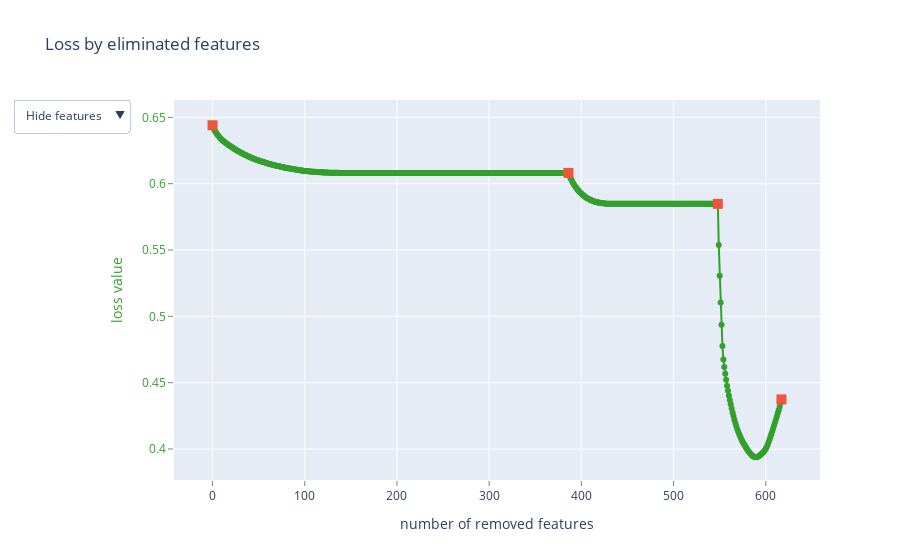

Write notebook code for a chart like this one.
### Code cell
colors = ['lightgreen' if v == 1 else 'pink' for v in y_tr]

assembled_pred = np.zeros(46)

for df in dfs:
    grand_X = list()
    grand_y = list()
    X, y = (df.drop(['is_good', 'stru_label'], axis=1), df['is_good'])
    X_scaled = scaler.fit_transform(X)
    grand_X.append(X_scaled)
    y = y.astype(int)
    grand_y.append(y)
    X_tr = list()
    y_tr = list()
    X_te = list()
    y_te = list()
    for X_scaled, y in zip(grand_X, grand_y):
        X_train, X_test, y_train, y_test = train_test_split(X_scaled, y, test_size=0.4, random_state=45)
        X_tr.extend(X_train)
        X_te.extend(X_test)
        y_tr.extend(y_train)
        y_te.extend(y_test)
    print(len(X_tr), len(X_te))
    model = CatBoostClassifier(eval_metric='AUC', verbose = False)
    feature_names = ['F{}'.format(i) for i in range(np.array(X_tr).shape[1])]
    test_pool = Pool(np.array(X_te), y_te, feature_names=feature_names)
    summary = model.select_features(
    X = X_tr,
    y=y_tr,
    eval_set=test_pool,
    features_for_select=np.arange(len(X_tr[0])),
    num_features_to_select=50,
    steps=3,
    algorithm=EFeaturesSelectionAlgorithm.RecursiveByShapValues,
    shap_calc_type=EShapCalcType.Regular,
    train_final_model=True,
    logging_level='Silent',
    plot=True)
    y_pred = model.predict_proba(X_te)[:, 1]
    assembled_pred += y_pred
    # print(np.argsort(model.get_feature_importance())[::-1][:2])
    print(f"roc auc score {roc_auc_score(y_te, y_pred)}")
    break
    indexes = np.argsort(model.predict_proba(X_te)[:, 1])
    print(np.array(y_te)[indexes.astype(int)])

    features = np.array(X_tr)[:, [484, 189]]
    plt.scatter(features[:, 0], features[:, 1], c=colors, marker='o', label='Data Points')
    plt.xlabel('features Dimension 1')
    plt.ylabel('features Dimension 2')
    plt.title('features Visualization')
    # plt.legend()
    # plt.show()
#     print(f"roc auc score {roc_auc_score(y_te, y_pred)}, for random split {random_split}")
#     roc_auc.append(roc_auc_score(y_te, y_pred))
# print(f"mean roc auc score: {np.mean(roc_auc)}")
assembled_pred /= len(dfs)
print(assembled_pred)
print(f"roc auc score {roc_auc_score(y_te, assembled_pred)}")

### Figure 1 — Plotly figure (JSON) as saved in the notebook; plotly's stock layout.template omitted (floating-point values rounded to 4 significant figures; data arrays with more than 128 entries replaced by an {"elided": "..."} marker saying what was removed)
{"data": [{"line": {"color": "rgb(51,160,44)"}, "mode": "lines+markers", "name": "", "text": {"elided": "618 str values"}, "type": "scatter", "x": {"elided": "618 int values"}, "y": {"elided": "618 float values"}}, {"marker": {"size": 10, "symbol": "square"}, "mode": "markers", "name": "", "text": ["", "605", "352", "535"], "type": "scatter", "x": [0, 386, 548, 617], "y": [0.6441, 0.6081, 0.5848, 0.4374]}, {"mode": "text", "name": "", "text": {"elided": "618 str values"}, "textfont": {"color": "rgb(51,160,44)", "family": "sans serif", "size": 18}, "textposition": "bottom center", "type": "scatter", "visible": false, "x": {"elided": "618 int values"}, "y": {"elided": "618 float values"}}], "layout": {"showlegend": false, "title": {"text": "Loss by eliminated features"}, "updatemenus": [{"active": 0, "buttons": [{"args": [{"visible": [true, true, false]}], "label": "Hide features", "method": "update"}, {"args": [{"visible": [true, true, true]}], "label": "Show indices", "method": "update"}], "pad": {"r": 10, "t": 10}, "showactive": true, "x": -0.25, "xanchor": "left", "y": 1.03, "yanchor": "top"}], "xaxis": {"gridcolor": "rgb(255,255,255)", "showgrid": true, "showline": false, "showticklabels": true, "tickcolor": "rgb(127,127,127)", "ticks": "outside", "title": {"text": "number of removed features"}, "zeroline": false}, "yaxis": {"gridcolor": "rgb(255,255,255)", "showgrid": true, "showline": false, "showticklabels": true, "tickcolor": "rgb(127,127,127)", "tickfont": {"color": "rgb(51,160,44)"}, "ticks": "outside", "title": {"font": {"color": "rgb(51,160,44)"}, "text": "loss value"}, "zeroline": false}}}
